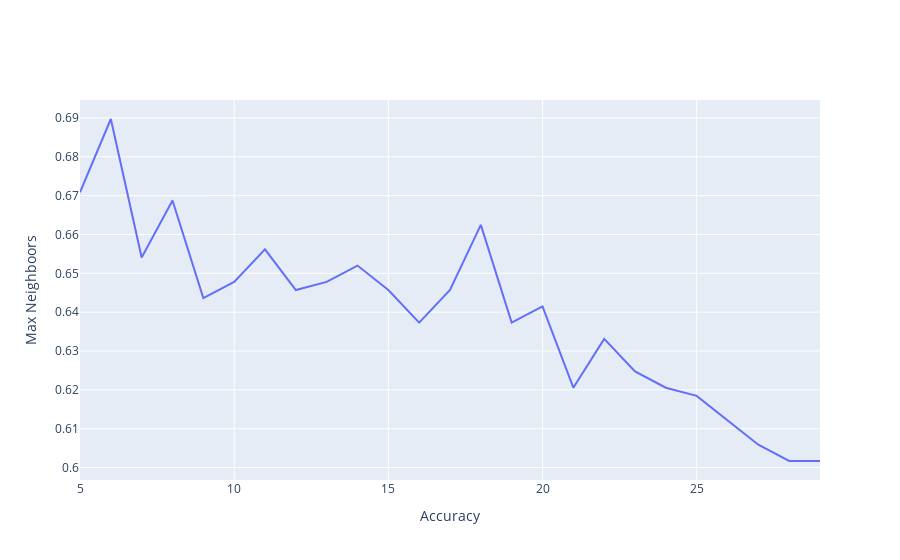

Notebook code for this chart:
### Code cell
fig = go.Figure()
fig.add_trace(go.Scatter(x=list(n_neighbors), y=test, name='Testing Accuracy'))
fig.update_layout(xaxis_title='Accuracy', yaxis_title='Max Neighboors', title='')
fig.show()

### Figure 1 — Plotly figure (JSON) as saved in the notebook; plotly's stock layout.template omitted (floating-point values rounded to 4 significant figures)
{"data": [{"name": "Testing Accuracy", "type": "scatter", "x": [5, 6, 7, 8, 9, 10, 11, 12, 13, 14, 15, 16, 17, 18, 19, 20, 21, 22, 23, 24, 25, 26, 27, 28, 29], "y": [0.6709, 0.6897, 0.6541, 0.6688, 0.6436, 0.6478, 0.6562, 0.6457, 0.6478, 0.652, 0.6457, 0.6373, 0.6457, 0.6625, 0.6373, 0.6415, 0.6205, 0.6331, 0.6247, 0.6205, 0.6184, 0.6122, 0.6059, 0.6017, 0.6017]}], "layout": {"title": {"text": ""}, "xaxis": {"title": {"text": "Accuracy"}}, "yaxis": {"title": {"text": "Max Neighboors"}}}}
